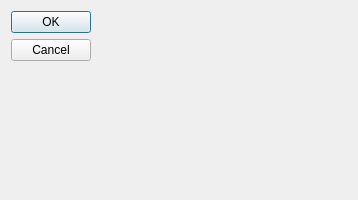
<?xml version="1.0" encoding="UTF-8"?>
<ui version="4.0">
 <class>Input</class>
 <widget class="QDialog" name="Input">
  <property name="geometry">
   <rect>
    <x>0</x>
    <y>0</y>
    <width>358</width>
    <height>200</height>
   </rect>
  </property>
  <property name="windowTitle">
   <string>Dialog</string>
  </property>
  <layout class="QVBoxLayout" name="vLayout">
   <item>
    <widget class="QDialogButtonBox" name="buttonBox">
     <property name="orientation">
      <enum>Qt::Vertical</enum>
     </property>
     <property name="standardButtons">
      <set>QDialogButtonBox::Cancel|QDialogButtonBox::Ok</set>
     </property>
    </widget>
   </item>
  </layout>
 </widget>
 <resources/>
 <connections>
  <connection>
   <sender>buttonBox</sender>
   <signal>accepted()</signal>
   <receiver>Input</receiver>
   <slot>accept()</slot>
   <hints>
    <hint type="sourcelabel">
     <x>248</x>
     <y>254</y>
    </hint>
    <hint type="destinationlabel">
     <x>157</x>
     <y>274</y>
    </hint>
   </hints>
  </connection>
  <connection>
   <sender>buttonBox</sender>
   <signal>rejected()</signal>
   <receiver>Input</receiver>
   <slot>reject()</slot>
   <hints>
    <hint type="sourcelabel">
     <x>316</x>
     <y>260</y>
    </hint>
    <hint type="destinationlabel">
     <x>286</x>
     <y>274</y>
    </hint>
   </hints>
  </connection>
 </connections>
</ui>
